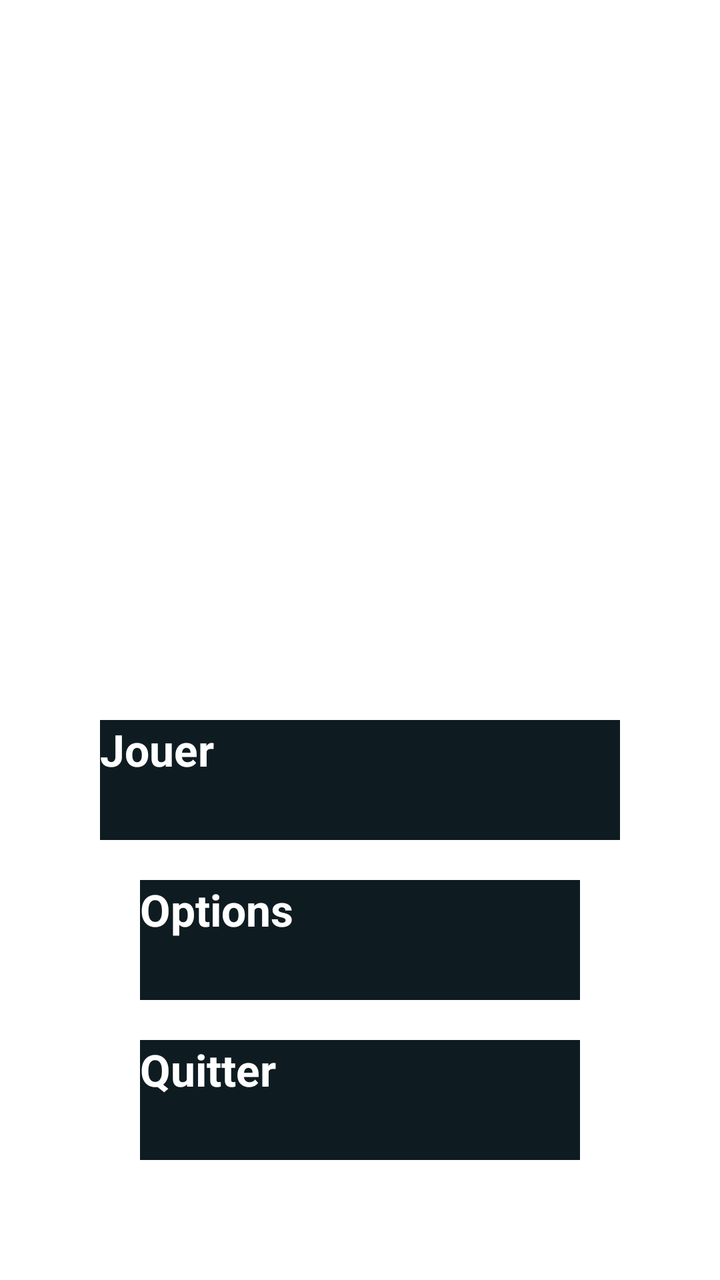
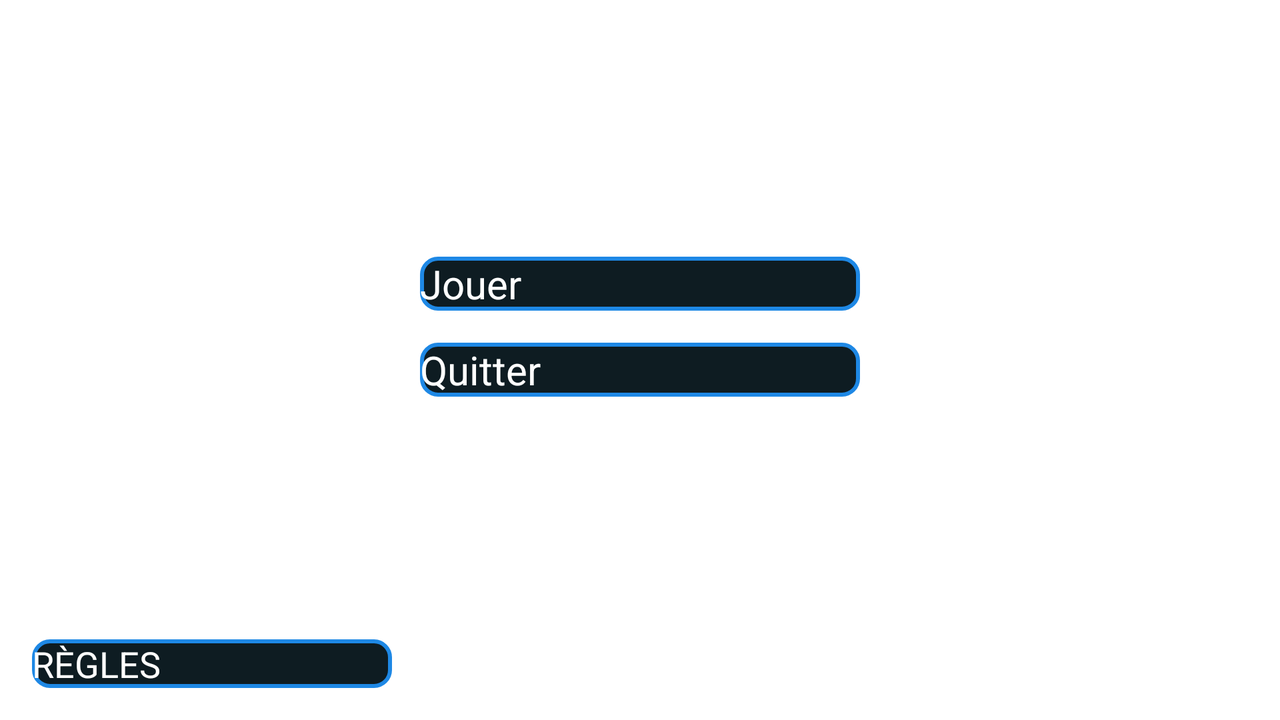

Compare how this app lays out the same screen by default and in its alternative resource folder. The renders come first, then the two layout files and the values they reference.
<!-- AndroidManifest.xml: application theme Theme.KingOfTokyo -->
<!-- res/layout/activity_main.xml -->
<?xml version="1.0" encoding="utf-8"?>
<androidx.constraintlayout.widget.ConstraintLayout
    xmlns:android="http://schemas.android.com/apk/res/android"
    xmlns:app="http://schemas.android.com/apk/res-auto"
    xmlns:tools="http://schemas.android.com/tools"
    android:id="@+id/main"
    android:layout_width="match_parent"
    android:layout_height="match_parent"
    android:background="@drawable/title_screen_background"
    tools:context=".MainActivity">

    
    <LinearLayout
        android:id="@+id/buttonContainer"
        android:layout_width="match_parent"
        android:layout_height="wrap_content"
        android:gravity="center"
        android:orientation="vertical"
        android:paddingBottom="60dp"
        app:layout_constraintBottom_toBottomOf="parent">

        
        <Button
            android:id="@+id/playButton"
            android:layout_width="260dp"
            android:layout_height="60dp"
            android:layout_marginBottom="20dp"
            android:background="#0E1C22"
            android:text="@string/play"
            android:textAllCaps="false"
            android:textColor="#FFFFFF"
            android:textSize="22sp"
            android:textStyle="bold" />

        
        <Button
            android:id="@+id/optionsButton"
            android:layout_width="220dp"
            android:layout_height="60dp"
            android:layout_marginBottom="20dp"
            android:background="#0E1C22"
            android:text="@string/options"
            android:textAllCaps="false"
            android:textColor="#FFFFFF"
            android:textSize="22sp"
            android:textStyle="bold" />

        
        <Button
            android:id="@+id/quitButton"
            android:layout_width="220dp"
            android:layout_height="60dp"
            android:background="#0E1C22"
            android:text="@string/quit"
            android:textAllCaps="false"
            android:textColor="#FFFFFF"
            android:textSize="22sp"
            android:textStyle="bold"/>

    </LinearLayout>

</androidx.constraintlayout.widget.ConstraintLayout>
<!-- resources referenced by this layout -->
<resources>
  <string name="options">Options</string>
  <string name="play">Jouer</string>
  <string name="quit">Quitter</string>
</resources>
<!-- res/layout-land/activity_main.xml (the author's variant of the layout above) -->
<!-- drawn on the phone turned sideways -->
<?xml version="1.0" encoding="utf-8"?>
<androidx.constraintlayout.widget.ConstraintLayout xmlns:android="http://schemas.android.com/apk/res/android"
    xmlns:app="http://schemas.android.com/apk/res-auto"
    xmlns:tools="http://schemas.android.com/tools"
    android:layout_width="match_parent"
    android:layout_height="match_parent"
    android:background="@drawable/landscape_title_screen"
    tools:context=".MainActivity">

    
    <LinearLayout
        android:layout_width="wrap_content"
        android:layout_height="wrap_content"
        android:gravity="center"
        android:orientation="vertical"
        android:padding="32dp"
        app:layout_constraintBottom_toBottomOf="parent"
        app:layout_constraintEnd_toEndOf="parent"
        app:layout_constraintStart_toStartOf="parent"
        app:layout_constraintTop_toTopOf="parent"
        app:layout_constraintVertical_bias="0.426">

        <androidx.appcompat.widget.AppCompatButton
            android:id="@+id/playButton"
            android:layout_width="220dp"
            android:layout_height="wrap_content"
            android:layout_marginBottom="16dp"
            android:background="@drawable/button_main_menu"
            android:text="@string/play"
            android:textColor="@color/white"
            android:textSize="20sp" />

        <androidx.appcompat.widget.AppCompatButton
            android:id="@+id/quitButton"
            android:layout_width="220dp"
            android:layout_height="wrap_content"
            android:background="@drawable/button_main_menu"
            android:text="@string/quit"
            android:textColor="@color/white"
            android:textSize="20sp" />
    </LinearLayout>

    
    <androidx.appcompat.widget.AppCompatButton
        android:id="@+id/btnRules"
        android:layout_width="180dp"
        android:layout_height="wrap_content"
        android:layout_margin="16dp"
        android:text="RÈGLES"
        android:background="@drawable/button_main_menu"
        android:textColor="@color/white"
        android:textSize="18sp"
        app:layout_constraintStart_toStartOf="parent"
        app:layout_constraintBottom_toBottomOf="parent" />

</androidx.constraintlayout.widget.ConstraintLayout>
<!-- resources referenced by the variant -->
<!-- as the phone turned sideways resolves them -->
<resources>
  <color name="white">#FFFFFFFF</color>
  <!-- drawable button_main_menu (drawable) -->
  <?xml version="1.0" encoding="utf-8"?>
  <shape xmlns:android="http://schemas.android.com/apk/res/android" android:shape="rectangle">
      <solid android:color="#0E1C22" />
      <stroke android:width="2dp" android:color="@color/neon_blue" />
      <corners android:radius="8dp" />
  </shape>
  <string name="play">Jouer</string>
  <string name="quit">Quitter</string>
  <color name="neon_blue">#1E88E5</color>
</resources>
